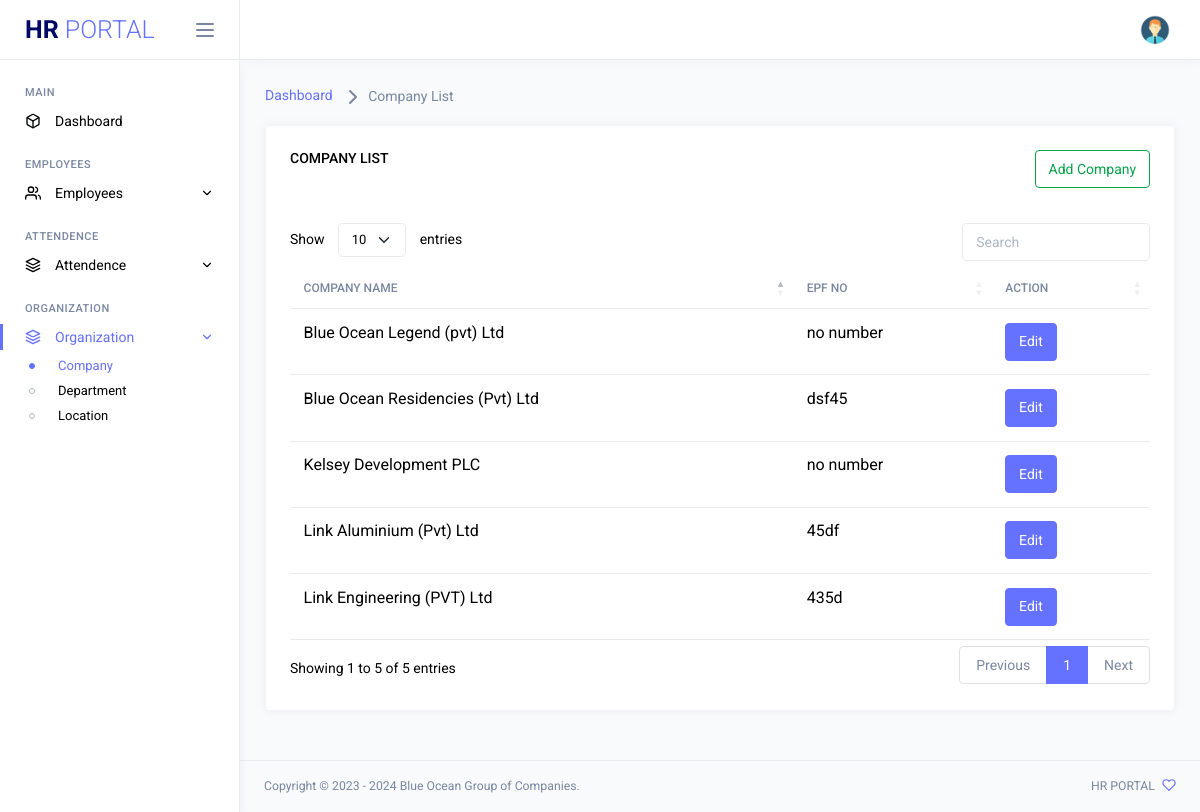
/Company-List.php (signed in), run on the app's committed database.
### tables this page shows
CREATE TABLE `company` (
  `C_id` int(11) NOT NULL,
  `C_name` varchar(256) NOT NULL,
  `C_EPFNo` varchar(50) NOT NULL
);

### Company-List.php (the view, shortened to what this page needs)
<?php include 'include/dbConnection.php';?>
<html lang="en">
<head>
	<link rel="stylesheet" href="assets/vendors/core/core.css">
  <link rel="stylesheet" href="assets/vendors/datatables.net-bs5/dataTables.bootstrap5.css">
  <link rel="stylesheet" href="https://cdn.datatables.net/rowreorder/1.3.3/css/rowReorder.dataTables.min.css">
  <link rel="stylesheet" href="https://cdn.datatables.net/responsive/2.4.1/css/responsive.dataTables.min.css">
	<link rel="stylesheet" href="assets/fonts/feather-font/css/iconfont.css">
	<link rel="stylesheet" href="assets/vendors/flag-icon-css/css/flag-icon.min.css">
	<link rel="stylesheet" href="assets/css/demo1/style.min.css">
</head>
<body>
	<div class="main-wrapper">
		<?php include_once 'include/side-navi.php' ?>
		<div class="page-wrapper">
      <?php include_once 'include/top_navi.php' ?>
			<div class="page-content">
				<nav class="page-breadcrumb">
					<ol class="breadcrumb">
						<li class="breadcrumb-item"><a href="dashboard.php">Dashboard</a></li>
            <li class="breadcrumb-item active" aria-current="page"><i data-feather="chevron-right"></i> Company List</a></li>
					</ol>
				</nav>
				<div class="row">
					<div class="col-md-12 grid-margin stretch-card">
            <div class="card">
              <div class="card-body">
                <div class="row">
                  <div class="col-md-6">
                    <h6 class="card-title">Company List</h6>
                  </div>
                  <div class="col-md-6" align="right">
                    <h6 class="card-title"><button type="button" class="btn btn-outline-success" data-bs-toggle="modal" data-bs-target="#exampleModal">Add Company</button></h6>
                  </div>
                </div>
                <br/>
                <div class="table-responsive">
                  <table id="dataTableExample" class="table">
                    <thead>
                      <tr>
                        <th>Company Name</th>
                        <th>EPF No</th>
                      	<th>Action</th>
                      </tr>
                    </thead>
                    <tbody>
											<?php
		                    $sql = 'SELECT * FROM  company';
		                    $result = mysqli_query($conn,$sql);
		                    $i = 1;
		                    while($row = mysqli_fetch_array($result))
		                      {
	                     ?>
                      <tr>
                        <td><?php echo $row['C_name']; ?></td>
                        <td><?php echo $row['C_EPFNo']; ?></td>
												<td>
													<a href="update-Company-List.php?view_company=<?php echo $row['C_id']; ?>"><button type="button" class="btn btn-primary">Edit</button>
												</td>
                      </tr>
											<?php $i++; } ?>
                    </tbody>
                  </table>
                </div>
              </div>
            </div>
					</div>
				</div>
			</div>
      <?php include_once 'include/footer.php' ?>
		</div>
	</div>
</body>
</html>

### data on the page
company: C_name "Link Engineering (PVT) Ltd", C_EPFNo "435d"
company: C_name "Blue Ocean Residencies (Pvt) Ltd", C_EPFNo "dsf45"
company: C_name "Link Aluminium (Pvt) Ltd", C_EPFNo "45df"
company: C_name "Blue Ocean Legend (pvt) Ltd", C_EPFNo "no number"
company: C_name "Kelsey Development PLC", C_EPFNo "no number"
